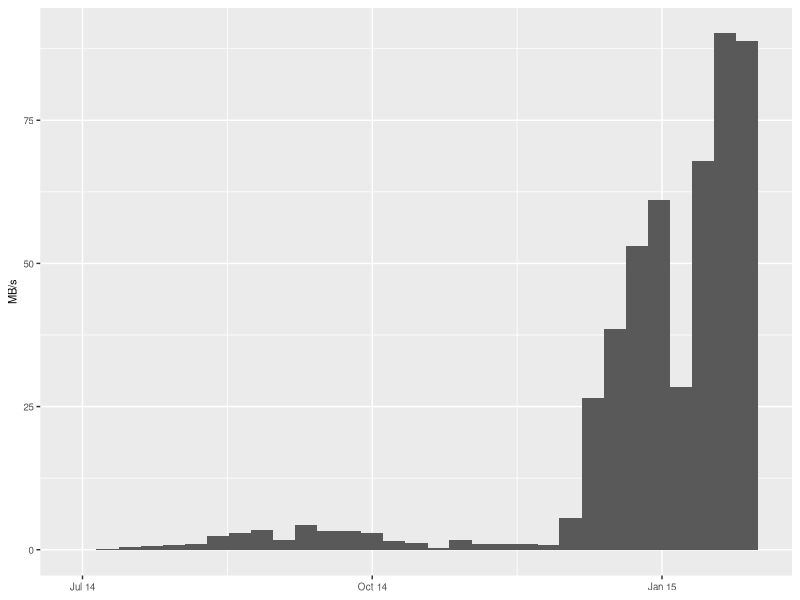

Recreate this plot in R.
library(ggplot2)
library(scales)
data <- read.csv("bandwidth-lantern.csv", col.names=c("date", "KBps", "MBps"))
data$date <- as.Date(data$date, format="%m/%d/%Y")

daterange <- seq(min(data$date), max(data$date), "1 week")
data <- data.frame(date=daterange, MBps=data$MBps[match(daterange, data$date)])
p <- ggplot(data, aes(x=date, y=MBps))
p <- p + geom_bar(stat="identity", width=7.1)
p <- p + xlab(NULL) + ylab("MB/s")
p <- p + scale_x_date(labels=date_format("%b %Y"))
p <- p + scale_y_continuous(labels=comma)
p <- p + theme(axis.text=element_text(size=7), axis.title=element_text(size=8), axis.title.x=element_blank())
ggsave("bandwidth-lantern.pdf", p, width=4, height=1.4, units="in")
